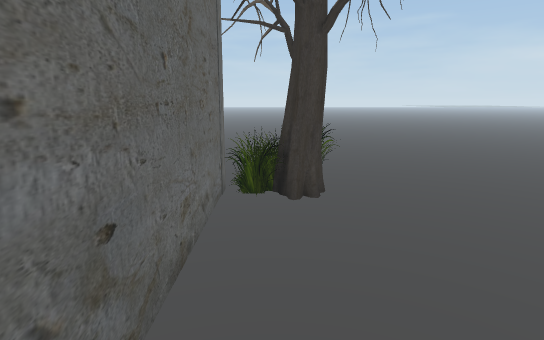
[1] (above)

19 first-person views from a walk through a Unity game level. The camera is 1.2 m above the floor, tilts 12° down and sees 80° across. The floor is counted in squares, 0.5 m on a side. Each view is taken from the middle of a square. On the plan, view 1 faces up. The plan holds only what a view shows up to about 20 squares ahead; the rest is blank. The place goes on beyond the plan. The player is left out. Some surface patterns are stand-ins.

[2]
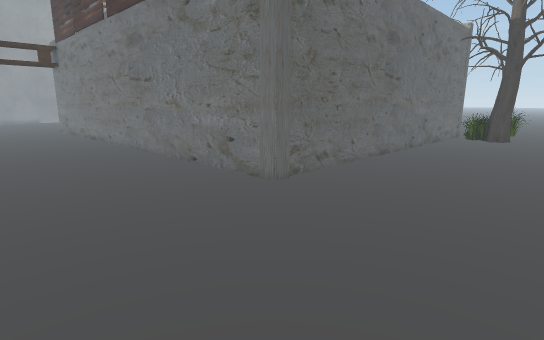

[3]
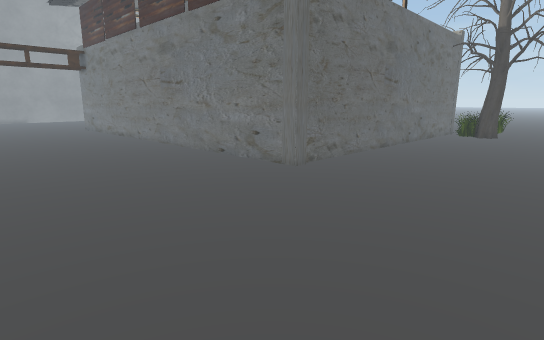

[4]
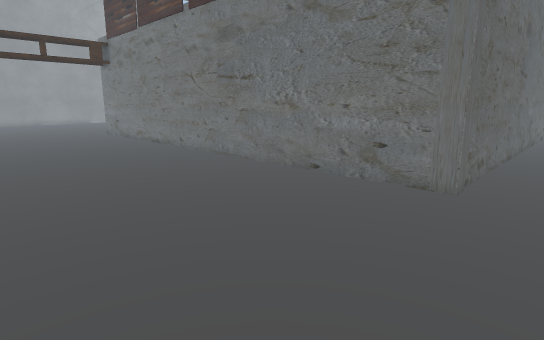

[5]
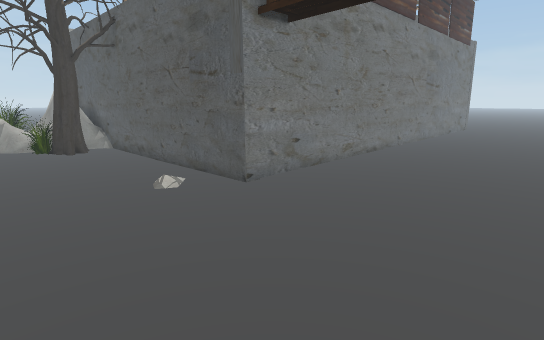

[6]
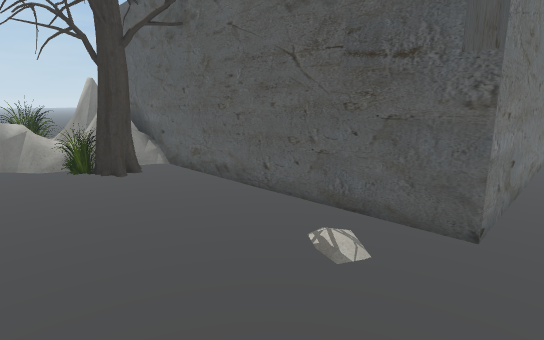

[7]
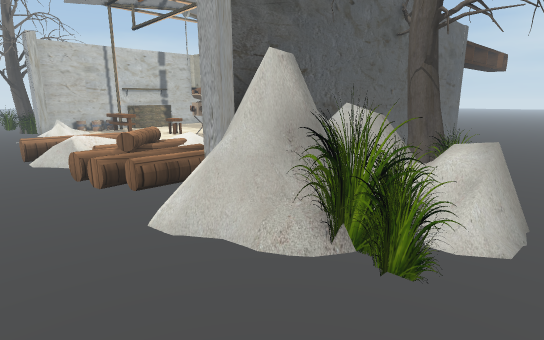

[8]
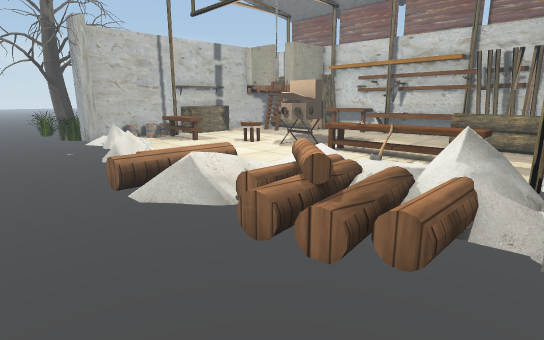

[9]
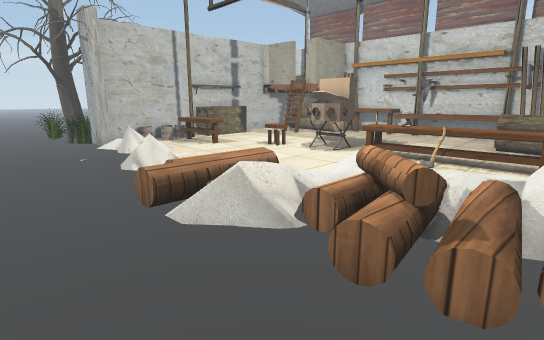

[10]
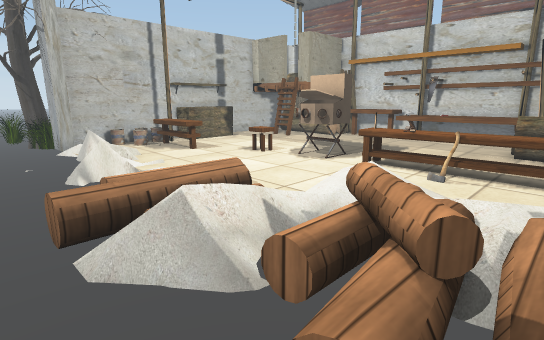

[11]
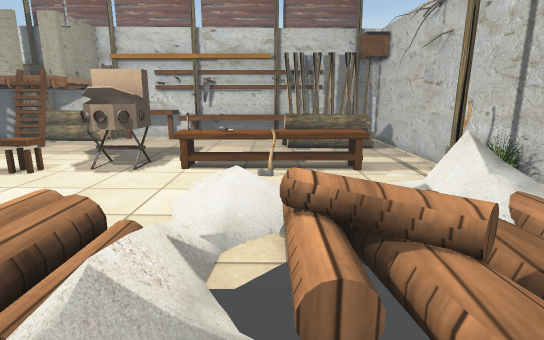

[12]
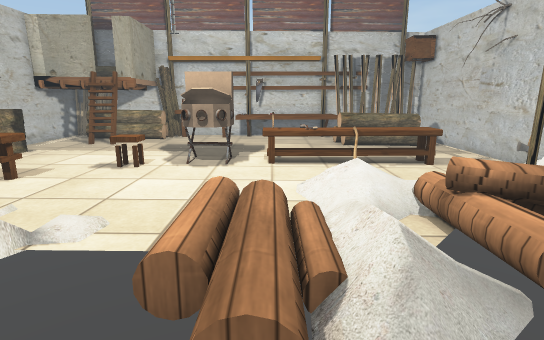

[13]
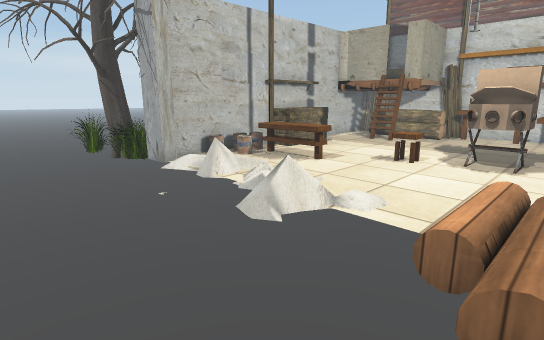

[14]
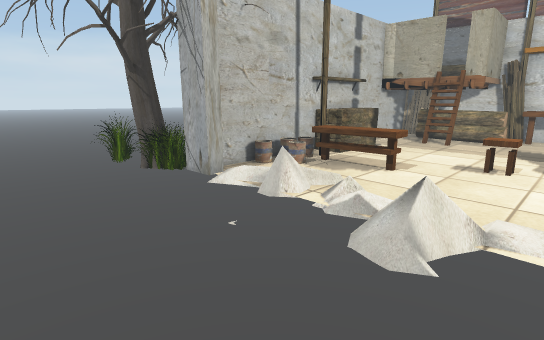

[15]
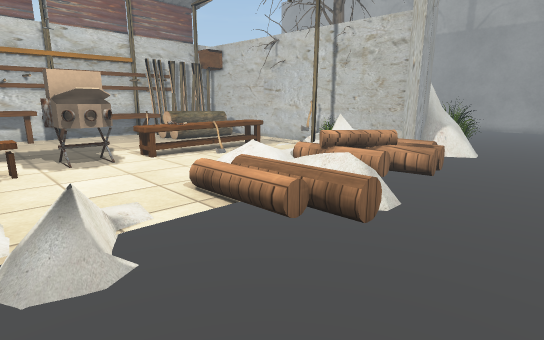

[16]
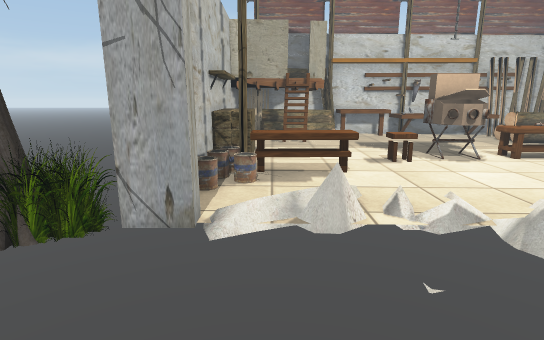

[17]
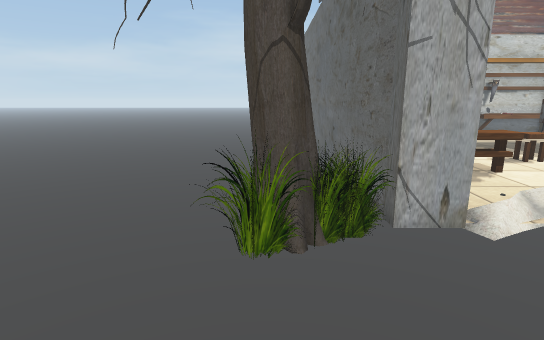

[18]
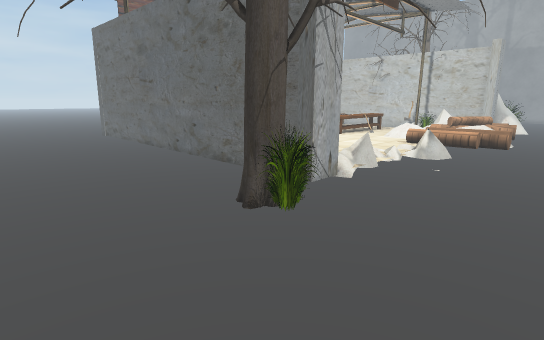

[19]
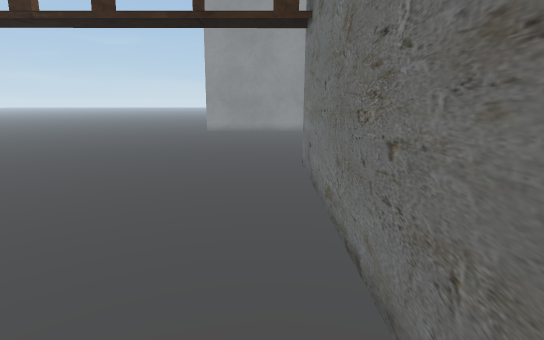

### Floor plan
Key: @ floor where view 1 was taken; # wall or solid block; x gap in a wall; . main floor; : floor 0.25 m higher than the main floor; + floor 0.5 m higher than the main floor; * floor 0.75 m higher than the main floor; = window, fence, low wall or low ledge; ^ raised ledge; T thing the floor can be seen under or through; O other object.
Columns run from 30 left of view 1 to 6 right of it. Each row starts with its distance up from view 1.
 14        . . ..........................
 13 .   .................................
 12 .....................................
 11 ................+....................
 10 .... =#...OO..::+..............O.....
  9 ..OO=^= .+#=:.::++.. =........O#.....
  8 ..OO=###.+##*=.:++..##...:.:##O#.....
  7 .###=####++::=..++.....:.:..##.......
  6 .x^:=^##==#+:::.............##.......
  5 .x^:==##==#  :+:...........O##.......
  4  ##:==###   .::........=^^^.##.......
  3  ..O==### .............=^^=###.......
  2  ..O###O......... == O.....OO#.......
  1  ...### ..^^^O^^^=^^ ......O #.......
  0  .....##..^^^^^^^=TT=......OO#@......
 -1  .....##.........    ......OO#.......
 -2 ......##..     ............ ##.......
 -3 ......##....................##.......
 -4 ......##OOOO= .........#######.......
 -5 ......##=OOO= .........#######.......
 -6 ......###   ^^^^^^^OOO########.......
 -7  .....#O####^^^^OO^OOO########......
 -8 ......#OO####O###O############......
 -9 ......#O######################.......
-10 .....................................
-11 .....................................
-12 ....... .............................
-13 ....... .............................
-14 ....... ............................
-15 ....... ............................
-16 ....... ..... ....................
-17 ....... ...            ..........   .

Where each view was taken, in squares from view 1:
view 1: 0 up, 0 right, facing up
view 2: 15 down, 5 right, facing up-left
view 3: 17 down, 6 right, facing up-left
view 4: 17 down, 1 right, facing up-left
view 5: 16 down, 30 left, facing up-right
view 6: 10 down, 30 left, facing up-right
view 7: 13 up, 30 left, facing down-right
view 8: 14 up, 23 left, facing down-right
view 9: 14 up, 21 left, facing down-right
view 10: 12 up, 20 left, facing down-right
view 11: 12 up, 17 left, facing down
view 12: 13 up, 14 left, facing down
view 13: 14 up, 14 left, facing down-right
view 14: 14 up, 11 left, facing down-right
view 15: 14 up, 8 left, facing down-left
view 16: 14 up, 4 left, facing down
view 17: 14 up, 1 right, facing down
view 18: 14 up, 6 right, facing down-left
view 19: 10 down, 12 left, facing left
